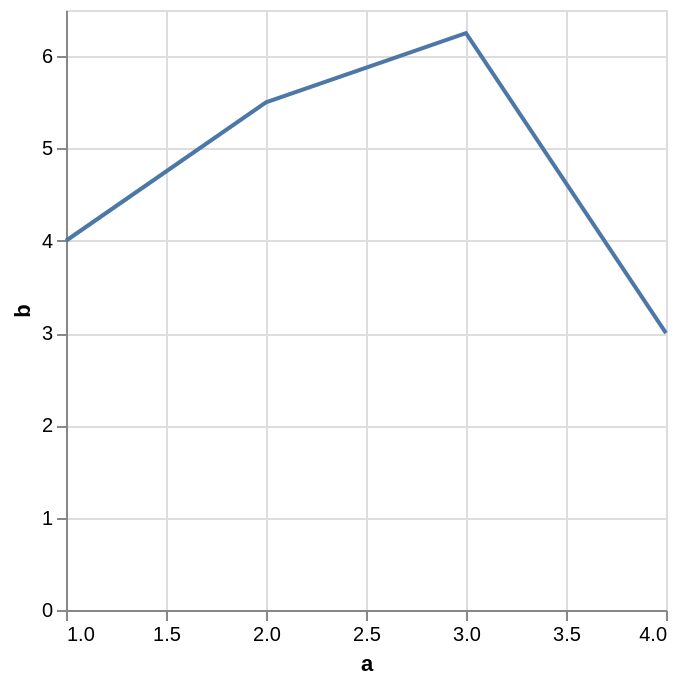

Vega-Lite specification for this chart:
### Vega-Lite specification from a JSON file in a GitHub repository (floating-point values rounded to 4 significant figures)
{"$schema": "https://vega.github.io/schema/vega-lite/v6.4.1.json", "config": {"view": {"continuousHeight": 300, "continuousWidth": 300}}, "data": {"name": "data-aec22b5641fce54c6a1b0f41e0a05405"}, "datasets": {"data-aec22b5641fce54c6a1b0f41e0a05405": [{"a": 1, "b": 4.0, "c": "x", "t": "2026-01-01T00:00:00"}, {"a": 2, "b": 5.5, "c": "y", "t": "2026-01-02T00:00:00"}, {"a": 3, "b": 6.25, "c": "x", "t": "2026-01-03T00:00:00"}, {"a": 4, "b": 3.0, "c": "y", "t": "2026-01-04T00:00:00"}]}, "layer": [{"encoding": {"x": {"field": "a", "type": "quantitative"}, "y": {"field": "b", "type": "quantitative"}}, "mark": {"extent": "ci", "type": "errorband"}}, {"encoding": {"x": {"field": "a", "type": "quantitative"}, "y": {"aggregate": "mean", "field": "b", "type": "quantitative"}}, "mark": {"type": "line"}}]}
